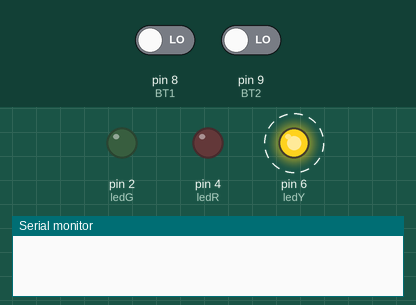
Recording of a sketch running on a simulated Arduino Uno, built with avr-gcc and run on an emulated ATmega328P. On the bench: output pins drawn as LEDs (lit = HIGH), the last lines printed to the serial monitor. Dashed ring = blinking. Inputs (shaded band) come from the test bench; at power-on: pin 9 (BT2) LOW, pin 8 (BT1) LOW.

Above: at 2.2 s.
2.3 s: pin 9 (BT2) driven HIGH
At 4.0 s:
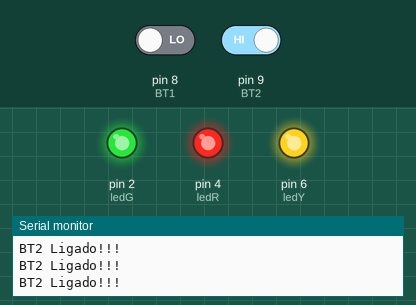
4.3 s: pin 8 (BT1) driven HIGH
At 4.69 s:
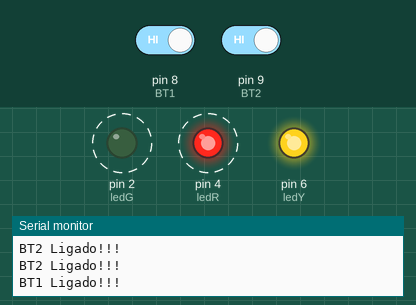
7.7 s: pin 8 (BT1) driven LOW
At 8.8 s:
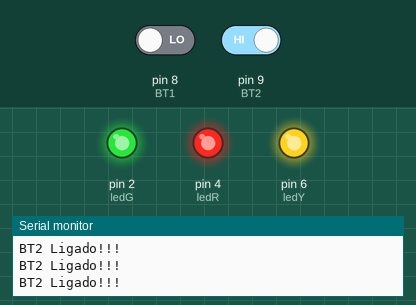
9.3 s: pin 9 (BT2) driven LOW
At 9.47 s:
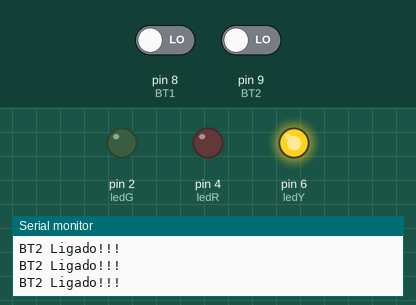
12.7 s: pin 8 (BT1) driven HIGH
At 12.92 s:
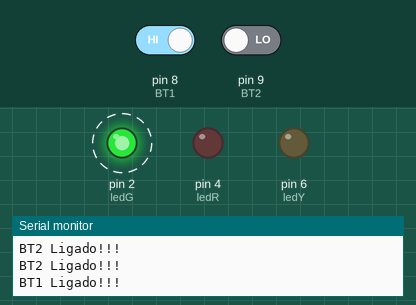
Timing chart, 0 to 17.1 s (numbered marks = the images above; inputs shaded):
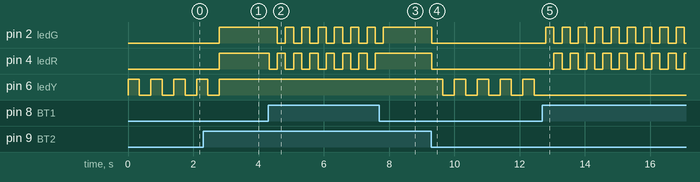

Measured:
- after the input at 2.3 s, pin 2 (ledG), pin 4 (ledR): LOW → HIGH after 0.50 s; pin 6 (ledY): goes on until 2.8 s, then stays HIGH
- after the input at 4.3 s, pin 2 (ledG): alternates HIGH for 0.25 s and LOW for 0.25 s, starting after 0.27 s; pin 4 (ledR): alternates HIGH for 0.25 s and LOW for 0.25 s, starting at once
- after the input at 7.7 s, pin 2 (ledG): goes on until 7.8 s, then stays HIGH; pin 4 (ledR): stops changing and stays HIGH
- after the input at 9.3 s, pin 2 (ledG), pin 4 (ledR): HIGH → LOW at once; pin 6 (ledY): alternates HIGH for 0.35 s and LOW for 0.35 s, starting after 0.35 s
- after the input at 12.7 s, pin 2 (ledG): alternates HIGH for 0.25 s and LOW for 0.25 s, starting after 0.10 s; pin 4 (ledR): alternates HIGH for 0.25 s and LOW for 0.25 s, starting after 0.35 s; pin 6 (ledY): stops changing and stays LOW
- by itself, pin 6 (ledY): alternates HIGH for 0.35 s and LOW for 0.35 s

The sketch:

input.ino
```cpp
// Atribuir nomes aos pinos

// Botões
#define BT1 8
#define BT2 9

// LEDs
#define ledG 2
#define ledR 4
#define ledY 6

void setup() {
  // Habilitar porta serial
  // Baud Rate (9600 bits/s) padrão UNO
  Serial.begin(9600);
  // Configurar o sentido dos pinos de I/O
  pinMode(BT1, INPUT);
  pinMode(BT2, INPUT);

  pinMode(ledG, OUTPUT);
  pinMode(ledR, OUTPUT);
  pinMode(ledY, OUTPUT);

}

void loop() {
  if(digitalRead(BT1) == HIGH){
    Serial.println("BT1 Ligado!!!");
    piscaGR();
  }
  else if(digitalRead(BT2) == HIGH){
    Serial.println("BT2 Ligado!!!");
    piscaAll();
  }
  else{
    piscaY();
  }
}

void piscaGR(){
  digitalWrite(ledG, HIGH);
  digitalWrite(ledR, LOW);
  delay(250);
  digitalWrite(ledR, HIGH);
  digitalWrite(ledG, LOW);
  delay(250);

}

void piscaY(){
  digitalWrite(ledR, LOW);
  digitalWrite(ledG, LOW);
  digitalWrite(ledY, HIGH);
  delay(350);
  digitalWrite(ledY, LOW);
  delay(350);
}

void piscaAll(){
  digitalWrite(ledG, HIGH);
  digitalWrite(ledR, HIGH);
  digitalWrite(ledY, HIGH);
}
```
